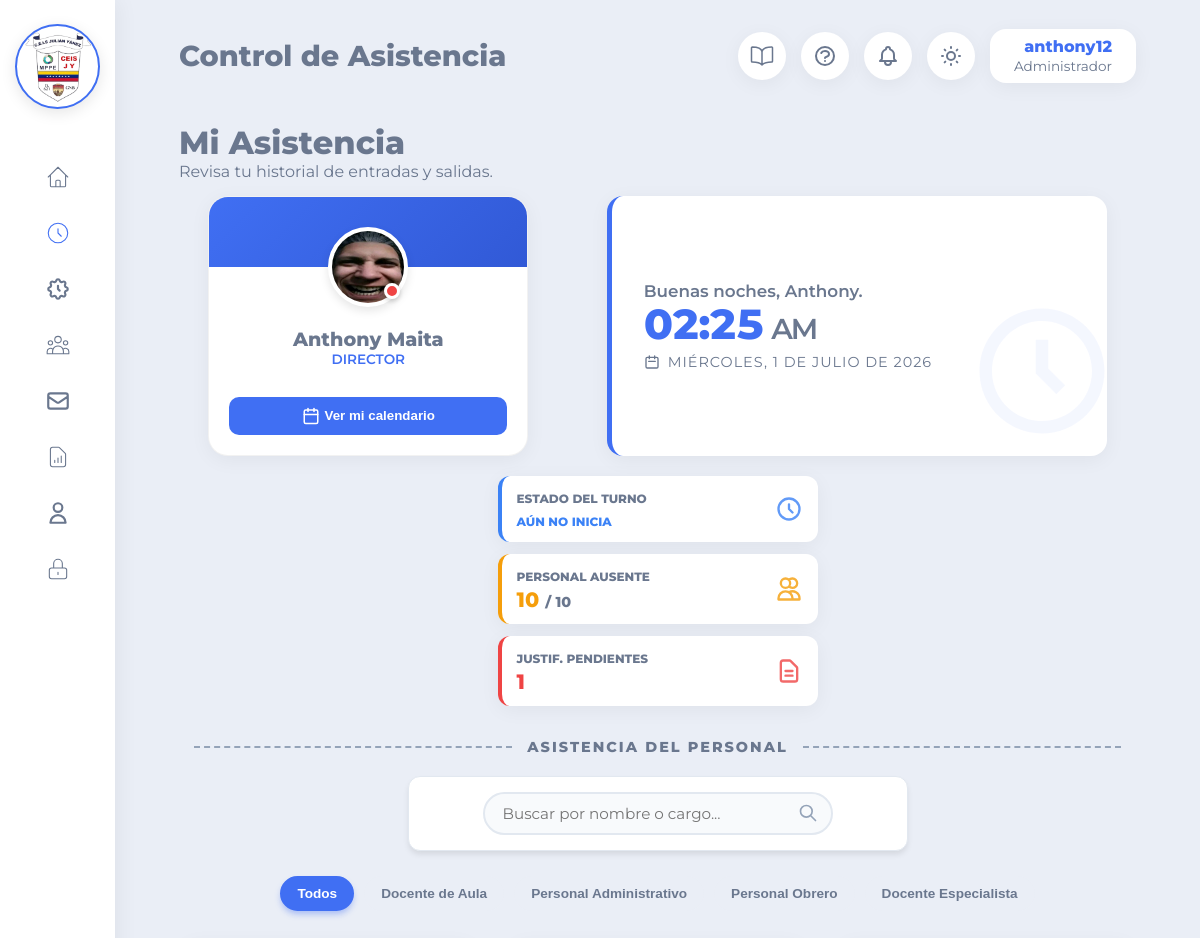
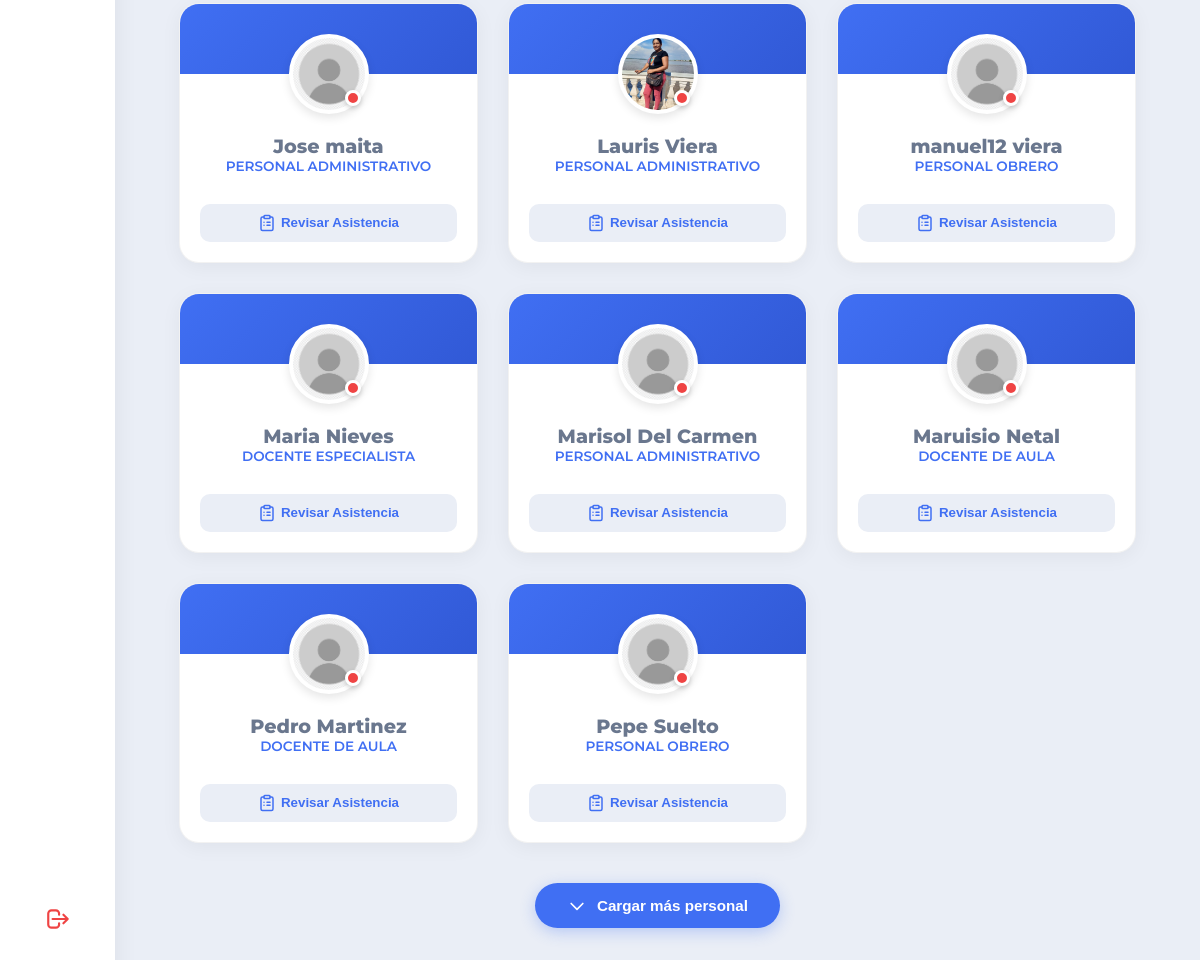
Screenshot of /vistas/asistencia.php (signed in) with the database file from the repository (2 pictures, top to bottom).
### tables this page shows
CREATE TABLE `personal` (
  `id_personal` int(11) NOT NULL AUTO_INCREMENT,
  `cedula` varchar(15) NOT NULL,
  `nombres` varchar(100) NOT NULL,
  `apellidos` varchar(100) NOT NULL,
  `foto_perfil` varchar(255) NOT NULL DEFAULT 'default.png',
  `telefono` varchar(20) NOT NULL,
  `id_cargo` int(11) NOT NULL,
  `id_usuario` int(11) NOT NULL,
  `hora_entrada_personalizada` time DEFAULT NULL,
  `hora_salida_personalizada` time DEFAULT NULL,
  `fecha_ingreso` date DEFAULT curdate(),
  PRIMARY KEY (`id_personal`),
  UNIQUE KEY `cedula_unica` (`cedula`),
  KEY `fk_personal_cargo` (`id_cargo`),
  KEY `fk_personal_usuario` (`id_usuario`),
  CONSTRAINT `fk_personal_cargo` FOREIGN KEY (`id_cargo`) REFERENCES `cargos` (`id_cargo`) ON UPDATE CASCADE,
  CONSTRAINT `fk_personal_usuario` FOREIGN KEY (`id_usuario`) REFERENCES `usuarios` (`id_usuario`) ON DELETE CASCADE ON UPDATE CASCADE
);

CREATE TABLE `cargos` (
  `id_cargo` int(11) NOT NULL AUTO_INCREMENT,
  `nombre_cargo` varchar(100) NOT NULL,
  PRIMARY KEY (`id_cargo`)
);

### vistas/asistencia.php (the view, shortened to what this page needs)
<?php
require_once '../configuracion/conexion.php';
$dia_semana = date('N');
$es_fin_de_semana = ($dia_semana == 6 || $dia_semana == 7);
$id_rol = $_SESSION['id_rol'];
$id_usuario = $_SESSION['id_usuario'];
$stmt_mi_id = $conexion->prepare("SELECT p.id_personal, p.foto_perfil, p.nombres, p.apellidos, c.nombre_cargo,
                                         a.hora_entrada AS asistio_hoy
                                  FROM personal p
                                  INNER JOIN cargos c ON p.id_cargo = c.id_cargo
                                  LEFT JOIN asistencias a ON p.id_personal = a.id_personal AND a.fecha = CURDATE()
                                  WHERE p.id_usuario = ?");
$stmt_mi_id->execute([$id_usuario]);
$mis_datos = $stmt_mi_id->fetch(PDO::FETCH_ASSOC);
$mi_id_personal = $mis_datos ? $mis_datos['id_personal'] : 0;
$es_admin = ($id_rol == 1 || $id_rol == 2);
$lista_personal = [];
$cargos_activos_en_grid = [];
$ausentes_hoy = 0;
$justificaciones_pendientes = 0;
if ($es_admin) {
    try {
        $stmt_just = $conexion->query("SELECT COUNT(*) FROM asistencias WHERE estado_justificacion = 'Pendiente'");
        $justificaciones_pendientes = $stmt_just->fetchColumn();
        $sql = "SELECT p.id_personal, p.cedula, p.nombres, p.apellidos, p.foto_perfil, p.id_cargo, c.nombre_cargo,
                       a.hora_entrada AS asistio_hoy
                FROM personal p
                INNER JOIN cargos c ON p.id_cargo = c.id_cargo
                INNER JOIN usuarios u ON p.id_usuario = u.id_usuario
                LEFT JOIN asistencias a ON p.id_personal = a.id_personal AND a.fecha = CURDATE()
                WHERE u.estado = 'Activo' AND p.id_personal != ?
                ORDER BY p.nombres ASC";
        $stmt = $conexion->prepare($sql);
        $stmt->execute([$mi_id_personal]);
        $lista_personal = $stmt->fetchAll(PDO::FETCH_ASSOC);
        $cargos_activos_en_grid = array_unique(array_column($lista_personal, 'id_cargo'));
        $stmt_cargos = $conexion->query("SELECT id_cargo, nombre_cargo FROM cargos ORDER BY id_cargo ASC");
        $cargos = $stmt_cargos->fetchAll(PDO::FETCH_ASSOC);
        $total_personal = count($lista_personal);
        $stmt_no_ausentes_as = $conexion->query(
            "SELECT COUNT(*) FROM asistencias
             WHERE fecha = CURDATE()
             AND (hora_entrada IS NOT NULL OR estado = 'Justificado')"
        );
        $no_ausentes_hoy_as = (int) $stmt_no_ausentes_as->fetchColumn();
        $stmt_total_activos_as = $conexion->prepare(
            "SELECT COUNT(*) FROM personal p
             INNER JOIN usuarios u ON p.id_usuario = u.id_usuario
             WHERE u.estado = 'Activo' AND p.id_personal != ?"
        );
        $stmt_total_activos_as->execute([$mi_id_personal]);
        $total_activos_as = (int) $stmt_total_activos_as->fetchColumn();
        $ausentes_hoy = max(0, $total_activos_as - $no_ausentes_hoy_as);
    } catch (PDOException $e) {}
}
?>
<!DOCTYPE html>
<html lang="es" data-theme="light">
<head>
    <link rel="stylesheet" href="../recursos/css/principal.css?v=<?php echo time(); ?>">
    <link rel="stylesheet" href="../recursos/css/guia_dinamica.css?v=<?php echo time(); ?>">
</head>
<body>
   <?php $pagina_activa = 'asistencia'; require_once 'componentes/sidebar.php'; ?>
    <div class="contenedor-principal">
        <?php $titulo_pagina = 'Control de Asistencia'; require_once 'componentes/topbar.php'; ?>
        <main class="contenido">
            <?php if ($es_admin): ?>
                <div class="cabecera-personal" style="margin-block-end: 15px;">
                    <div>
                        <h1>Mi Asistencia</h1>
                        <p>Revisa tu historial de entradas y salidas.</p>
                    </div>
                </div>
    <div class="contenedor-widgets-asistencia">
    <div class="tarjeta-perfil perfil-widget-min">
        <div class="contenedor-avatar" style="margin-block-start: -40px; inline-size: 80px; block-size: 80px;">
            <img src="../recursos/img/perfiles/<?php echo htmlspecialchars($mis_datos['foto_perfil']); ?>" alt="Mi Foto">
            <?php
                if (!empty($mis_datos['asistio_hoy'])) {
                    echo '<span class="indicador-estatus estatus-presente" title="Asistencia marcada (' . date('h:i A', strtotime($mis_datos['asistio_hoy'])) . ')"></span>';
                } else {
                    echo '<span class="indicador-estatus estatus-ausente" title="Aún no has marcado entrada hoy"></span>';
                }
            ?>
        </div>
        <div class="info-perfil" style="padding-block-start: 10px;">
            <h3 class="nombre-empleado"><?php echo htmlspecialchars($mis_datos['nombres'] . ' ' . $mis_datos['apellidos']); ?></h3>
            <span class="cargo-empleado"><?php echo htmlspecialchars($mis_datos['nombre_cargo']); ?></span>
            <div class="acciones-perfil">
                <button class="btn-editar-horario" onclick="abrirCalendario(<?php echo $mi_id_personal; ?>, 'Mi Asistencia', false)" style="inline-size: 100%; background-color: var(--primary-color); color: white;">
                    <svg width="18" height="18" viewBox="0 0 24 24" fill="none" stroke="currentColor" stroke-width="2" stroke-linecap="round" stroke-linejoin="round">
                        <rect x="3" y="4" width="18" height="18" rx="2" ry="2"/>
                        <line x1="16" y1="2" x2="16" y2="6"/>
                        <line x1="8" y1="2" x2="8" y2="6"/>
                        <line x1="3" y1="10" x2="21" y2="10"/>
                    </svg>
                    Ver mi calendario
                </button>
            </div>
        </div>
    </div>
    <?php if ($es_fin_de_semana): ?>
        <div class="fin-semana-widget">
            <svg xmlns="http://www.w3.org/2000/svg" class="fin-semana-icono" width="60" height="60" fill="none" viewBox="0 0 24 24" stroke="currentColor" stroke-width="2" stroke-linecap="round" stroke-linejoin="round">
                <circle cx="11" cy="13" r="8"></circle>
                <polyline points="11 9 11 13 14 15"></polyline>
                <path d="M15 3h4l-4 5h4"></path>
                <path d="M21 7h3l-3 4h3" stroke-width="1.5"></path>
            </svg>
            <h2 class="fin-semana-titulo">¡Feliz Fin de Semana!</h2>
            <p class="fin-semana-texto">El módulo de asistencia en tiempo real está en pausa hasta el lunes.</p>
        </div>
    <?php else: ?>
        <div class="reloj-widget">
            <svg class="reloj-bg-icon" width="150" height="150" fill="currentColor" viewBox="0 0 24 24"><path d="M12 2C6.486 2 2 6.486 2 12s4.486 10 10 10 10-4.486 10-10S17.514 2 12 2zm0 18c-4.411 0-8-3.589-8-8s3.589-8 8-8 8 3.589 8 8-3.589 8-8 8z"/><path d="M13 7h-2v5.414l3.293 3.293 1.414-1.414L13 11.586z"/></svg>
            <div class="reloj-contenido">
                <p id="reloj-saludo" class="reloj-saludo">Cargando reloj...</p>
                <h2 id="reloj-hora" class="reloj-hora">--:--:--</h2>
                <p class="reloj-fecha">
                    <svg xmlns="http://www.w3.org/2000/svg" fill="none" viewBox="0 0 24 24" stroke="currentColor" style="inline-size: 16px; block-size: 16px;"><path stroke-linecap="round" stroke-linejoin="round" stroke-width="2" d="M8 7V3m8 4V3m-9 8h10M5 21h14a2 2 0 002-2V7a2 2 0 00-2-2H5a2 2 0 00-2 2v12a2 2 0 002 2z" /></svg>
                    <span id="reloj-fecha">Cargando fecha...</span>
                </p>
            </div>
        </div>
        <div class="stats-widget">
            <div class="stat-tarjeta verde" id="tarjeta-estado-turno">
                <div class="stat-info">
                    <span>Estado del Turno</span>
                    <div id="texto-estatus-turno" class="stat-valor" style="font-size: 1.1rem; font-weight: 700;">Calculando...</div>
                </div>
                <svg xmlns="http://www.w3.org/2000/svg" class="stat-icono verde" id="icono-estado-turno" width="28" height="28" fill="none" viewBox="0 0 24 24" stroke="currentColor"><path stroke-linecap="round" stroke-linejoin="round" stroke-width="2" d="M12 8v4l3 3m6-3a9 9 0 11-18 0 9 9 0 0118 0z" /></svg>
            </div>
            <div class="stat-tarjeta naranja">
                <div class="stat-info">
                    <span>Personal Ausente</span>
                    <div class="stat-valor naranja"><?php echo $ausentes_hoy; ?> <span class="limite">/ <?php echo $total_personal; ?></span></div>
                </div>
            </div>
            <div class="stat-tarjeta rojo">
                <div class="stat-info">
                    <span>Justif. Pendientes</span>
                    <div class="stat-valor rojo"><?php echo $justificaciones_pendientes; ?></div>
                </div>
            </div>
        </div>
    <?php endif; ?>
            </div>
                <div class="separador-personal" style="margin-block-end: 20px;">Asistencia del Personal</div>
                <div class="contenedor-filtros-globales" style="justify-content: center; margin-inline: auto; max-inline-size: 500px; margin-block-end: 25px; padding: 15px;">
                    <div class="contenedor-busqueda-elegante" style="margin: 0; inline-size: 100%;">
                      <input type="text" id="buscador-universal" class="campo-busqueda-elegante" placeholder="Buscar por nombre o cargo...">
                    </div>
                </div>
                <div class="botones-filtro-cargo" style="margin-block-end: 30px;">
                    <button class="btn-filtro activo" onclick="aplicarFiltroUniversal('todos', this, true)">Todos</button>
                    <?php foreach($cargos as $c): ?>
                        <?php if(in_array($c['id_cargo'], $cargos_activos_en_grid)): ?>
                            <button class="btn-filtro" onclick="aplicarFiltroUniversal(<?php echo $c['id_cargo']; ?>, this, true)">
                                <?php echo htmlspecialchars($c['nombre_cargo']); ?>
                            </button>
                        <?php endif; ?>
                    <?php endforeach; ?>
                </div>
                <div class="grid-perfiles">
                    <?php foreach ($lista_personal as $emp): ?>
                        <div class="tarjeta-perfil item-filtrable" data-cargo="<?php echo $emp['id_cargo']; ?>">
                            <div class="contenedor-avatar" style="margin-block-start: -40px; inline-size: 80px; block-size: 80px;">
                                <img src="../recursos/img/perfiles/<?php echo htmlspecialchars($emp['foto_perfil']); ?>" alt="Foto">
                                <?php
                                    if (!empty($emp['asistio_hoy'])) {
                                        echo '<span class="indicador-estatus estatus-presente" title="Asistió hoy (' . date('h:i A', strtotime($emp['asistio_hoy'])) . ')"></span>';
                                    } else {
                                        echo '<span class="indicador-estatus estatus-ausente" title="Aún no ha marcado entrada hoy"></span>';
                                    }
                                ?>
                            </div>
                            <div class="info-perfil" style="padding-block-start: 10px;">
                                <h3 class="nombre-empleado"><?php echo htmlspecialchars($emp['nombres'] . ' ' . $emp['apellidos']); ?></h3>
                                <span class="cargo-empleado"><?php echo htmlspecialchars($emp['nombre_cargo']); ?></span>
                                <div class="acciones-perfil">
                                    <button class="btn-editar-horario" onclick="abrirCalendario(<?php echo $emp['id_personal']; ?>, '<?php echo addslashes($emp['nombres']); ?>', true)" style="inline-size: 100%;">
                                        Revisar Asistencia
                                    </button>
                                </div>
                            </div>
                        </div>
                    <?php endforeach; ?>
                </div>
                <div id="contenedor-ver-mas" style="text-align: center; margin-block-start: 10px; margin-block-end: 30px; display: none;">
                    <button id="btn-ver-mas" class="btn-guardar" style="background-color: var(--primary-color); border-radius: 25px; padding: 0.8rem 2rem; font-size: 0.95rem;">
                        <svg xmlns="http://www.w3.org/2000/svg" fill="none" viewBox="0 0 24 24" stroke="currentColor" style="inline-size: 20px; block-size: 20px;"><path stroke-linecap="round" stroke-linejoin="round" stroke-width="2" d="M19 9l-7 7-7-7" /></svg>
                        Cargar más personal
                    </button>
                </div>
            <?php endif; ?>
        </main>
    </div>
</body>
</html>

### rows the page displays
personal: foto_perfil (picture), nombres+apellidos "Anthony Maita", id_cargo.nombre_cargo "DIRECTOR"
cargos: nombre_cargo "Docente de Aula"
cargos: nombre_cargo "Personal Administrativo"
cargos: nombre_cargo "Personal Obrero"
cargos: nombre_cargo "Docente Especialista"
personal: foto_perfil (placeholder picture), nombres+apellidos "Jose maita", id_cargo.nombre_cargo "PERSONAL ADMINISTRATIVO"
personal: foto_perfil (picture), nombres+apellidos "Lauris Viera", id_cargo.nombre_cargo "PERSONAL ADMINISTRATIVO"
personal: foto_perfil (placeholder picture), nombres+apellidos "manuel12 viera", id_cargo.nombre_cargo "PERSONAL OBRERO"
personal: foto_perfil (placeholder picture), nombres+apellidos "Maria Nieves", id_cargo.nombre_cargo "DOCENTE ESPECIALISTA"
personal: foto_perfil (placeholder picture), nombres+apellidos "Marisol Del Carmen", id_cargo.nombre_cargo "PERSONAL ADMINISTRATIVO"
personal: foto_perfil (placeholder picture), nombres+apellidos "Maruisio Netal", id_cargo.nombre_cargo "DOCENTE DE AULA"
personal: foto_perfil (placeholder picture), nombres+apellidos "Pedro Martinez", id_cargo.nombre_cargo "DOCENTE DE AULA"
personal: foto_perfil (placeholder picture), nombres+apellidos "Pepe Suelto", id_cargo.nombre_cargo "PERSONAL OBRERO"

### other values shown
$titulo_pagina "Control de Asistencia"
$nombre "anthony12"
$rol "Administrador"
$ausentes_hoy "10"
$total_personal "10"
$justificaciones_pendientes "1"
